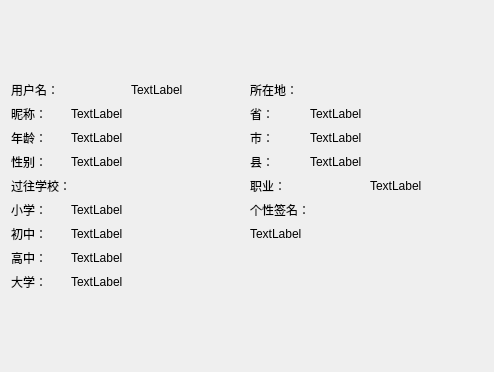
<?xml version="1.0" encoding="UTF-8"?>
<ui version="4.0">
 <class>UserInformation</class>
 <widget class="QWidget" name="UserInformation">
  <property name="geometry">
   <rect>
    <x>0</x>
    <y>0</y>
    <width>494</width>
    <height>372</height>
   </rect>
  </property>
  <property name="windowTitle">
   <string>个人信息</string>
  </property>
  <property name="windowIcon">
   <iconset>
    <normaloff>C:/Users/王晨扬/Downloads/个人信息_o.png</normaloff>C:/Users/王晨扬/Downloads/个人信息_o.png</iconset>
  </property>
  <layout class="QGridLayout" name="gridLayout_2">
   <item row="0" column="0">
    <layout class="QGridLayout" name="gridLayout">
     <item row="0" column="0" colspan="2">
      <widget class="QLabel" name="label">
       <property name="text">
        <string>用户名：</string>
       </property>
      </widget>
     </item>
     <item row="0" column="2" colspan="2">
      <widget class="QLabel" name="userName_LB">
       <property name="sizePolicy">
        <sizepolicy hsizetype="Preferred" vsizetype="Fixed">
         <horstretch>0</horstretch>
         <verstretch>0</verstretch>
        </sizepolicy>
       </property>
       <property name="text">
        <string>TextLabel</string>
       </property>
      </widget>
     </item>
     <item row="0" column="4" colspan="3">
      <widget class="QLabel" name="label_12">
       <property name="sizePolicy">
        <sizepolicy hsizetype="Preferred" vsizetype="Fixed">
         <horstretch>0</horstretch>
         <verstretch>0</verstretch>
        </sizepolicy>
       </property>
       <property name="text">
        <string>所在地：</string>
       </property>
      </widget>
     </item>
     <item row="0" column="7">
      <widget class="QLabel" name="label_15">
       <property name="sizePolicy">
        <sizepolicy hsizetype="Preferred" vsizetype="Fixed">
         <horstretch>0</horstretch>
         <verstretch>0</verstretch>
        </sizepolicy>
       </property>
       <property name="text">
        <string/>
       </property>
      </widget>
     </item>
     <item row="1" column="0">
      <widget class="QLabel" name="label_2">
       <property name="text">
        <string>昵称：</string>
       </property>
      </widget>
     </item>
     <item row="1" column="1" colspan="3">
      <widget class="QLabel" name="TiName__LB">
       <property name="text">
        <string>TextLabel</string>
       </property>
      </widget>
     </item>
     <item row="1" column="4">
      <widget class="QLabel" name="label_6">
       <property name="text">
        <string>省：</string>
       </property>
      </widget>
     </item>
     <item row="1" column="5" colspan="3">
      <widget class="QLabel" name="province_LB">
       <property name="sizePolicy">
        <sizepolicy hsizetype="Preferred" vsizetype="Fixed">
         <horstretch>0</horstretch>
         <verstretch>0</verstretch>
        </sizepolicy>
       </property>
       <property name="text">
        <string>TextLabel</string>
       </property>
      </widget>
     </item>
     <item row="2" column="0">
      <widget class="QLabel" name="label_3">
       <property name="text">
        <string>年龄：</string>
       </property>
      </widget>
     </item>
     <item row="2" column="1" colspan="3">
      <widget class="QLabel" name="age_LB">
       <property name="text">
        <string>TextLabel</string>
       </property>
      </widget>
     </item>
     <item row="2" column="4">
      <widget class="QLabel" name="label_5">
       <property name="text">
        <string>市：</string>
       </property>
      </widget>
     </item>
     <item row="2" column="5" colspan="3">
      <widget class="QLabel" name="county_LB">
       <property name="sizePolicy">
        <sizepolicy hsizetype="Preferred" vsizetype="Fixed">
         <horstretch>0</horstretch>
         <verstretch>0</verstretch>
        </sizepolicy>
       </property>
       <property name="text">
        <string>TextLabel</string>
       </property>
      </widget>
     </item>
     <item row="3" column="0">
      <widget class="QLabel" name="label_4">
       <property name="text">
        <string>性别：</string>
       </property>
      </widget>
     </item>
     <item row="3" column="1" colspan="3">
      <widget class="QLabel" name="sex_LB">
       <property name="text">
        <string>TextLabel</string>
       </property>
      </widget>
     </item>
     <item row="3" column="4">
      <widget class="QLabel" name="label_7">
       <property name="text">
        <string>县：</string>
       </property>
      </widget>
     </item>
     <item row="3" column="5" colspan="3">
      <widget class="QLabel" name="city_LB">
       <property name="sizePolicy">
        <sizepolicy hsizetype="Preferred" vsizetype="Fixed">
         <horstretch>0</horstretch>
         <verstretch>0</verstretch>
        </sizepolicy>
       </property>
       <property name="text">
        <string>TextLabel</string>
       </property>
      </widget>
     </item>
     <item row="4" column="0" colspan="3">
      <widget class="QLabel" name="label_14">
       <property name="text">
        <string>过往学校：</string>
       </property>
      </widget>
     </item>
     <item row="4" column="3">
      <widget class="QLabel" name="label_16">
       <property name="sizePolicy">
        <sizepolicy hsizetype="Preferred" vsizetype="Fixed">
         <horstretch>0</horstretch>
         <verstretch>0</verstretch>
        </sizepolicy>
       </property>
       <property name="text">
        <string/>
       </property>
      </widget>
     </item>
     <item row="4" column="4" colspan="2">
      <widget class="QLabel" name="label_17">
       <property name="sizePolicy">
        <sizepolicy hsizetype="Preferred" vsizetype="Fixed">
         <horstretch>0</horstretch>
         <verstretch>0</verstretch>
        </sizepolicy>
       </property>
       <property name="text">
        <string>职业：</string>
       </property>
      </widget>
     </item>
     <item row="4" column="6" colspan="2">
      <widget class="QLabel" name="career_LB">
       <property name="sizePolicy">
        <sizepolicy hsizetype="Fixed" vsizetype="Fixed">
         <horstretch>0</horstretch>
         <verstretch>0</verstretch>
        </sizepolicy>
       </property>
       <property name="text">
        <string>TextLabel</string>
       </property>
      </widget>
     </item>
     <item row="5" column="0">
      <widget class="QLabel" name="label_8">
       <property name="text">
        <string>小学：</string>
       </property>
      </widget>
     </item>
     <item row="5" column="1" colspan="3">
      <widget class="QLabel" name="school1_LB">
       <property name="sizePolicy">
        <sizepolicy hsizetype="Preferred" vsizetype="Fixed">
         <horstretch>0</horstretch>
         <verstretch>0</verstretch>
        </sizepolicy>
       </property>
       <property name="text">
        <string>TextLabel</string>
       </property>
      </widget>
     </item>
     <item row="5" column="4" colspan="3">
      <widget class="QLabel" name="label_10">
       <property name="maximumSize">
        <size>
         <width>16777215</width>
         <height>30</height>
        </size>
       </property>
       <property name="text">
        <string>个性签名：</string>
       </property>
      </widget>
     </item>
     <item row="6" column="0">
      <widget class="QLabel" name="label_11">
       <property name="text">
        <string>初中：</string>
       </property>
      </widget>
     </item>
     <item row="6" column="1" colspan="3">
      <widget class="QLabel" name="school2_LB">
       <property name="sizePolicy">
        <sizepolicy hsizetype="Preferred" vsizetype="Fixed">
         <horstretch>0</horstretch>
         <verstretch>0</verstretch>
        </sizepolicy>
       </property>
       <property name="text">
        <string>TextLabel</string>
       </property>
      </widget>
     </item>
     <item row="6" column="4" colspan="3">
      <widget class="QLabel" name="title_LB">
       <property name="sizePolicy">
        <sizepolicy hsizetype="Fixed" vsizetype="Preferred">
         <horstretch>0</horstretch>
         <verstretch>0</verstretch>
        </sizepolicy>
       </property>
       <property name="text">
        <string>TextLabel</string>
       </property>
      </widget>
     </item>
     <item row="7" column="0">
      <widget class="QLabel" name="label_9">
       <property name="text">
        <string>高中：</string>
       </property>
      </widget>
     </item>
     <item row="7" column="1" colspan="3">
      <widget class="QLabel" name="school3_LB">
       <property name="sizePolicy">
        <sizepolicy hsizetype="Preferred" vsizetype="Fixed">
         <horstretch>0</horstretch>
         <verstretch>0</verstretch>
        </sizepolicy>
       </property>
       <property name="text">
        <string>TextLabel</string>
       </property>
      </widget>
     </item>
     <item row="8" column="0">
      <widget class="QLabel" name="label_13">
       <property name="text">
        <string>大学：</string>
       </property>
      </widget>
     </item>
     <item row="8" column="1" colspan="3">
      <widget class="QLabel" name="school4_LB">
       <property name="sizePolicy">
        <sizepolicy hsizetype="Fixed" vsizetype="Fixed">
         <horstretch>0</horstretch>
         <verstretch>0</verstretch>
        </sizepolicy>
       </property>
       <property name="autoFillBackground">
        <bool>false</bool>
       </property>
       <property name="text">
        <string>TextLabel</string>
       </property>
      </widget>
     </item>
    </layout>
   </item>
  </layout>
 </widget>
 <resources/>
 <connections/>
</ui>
